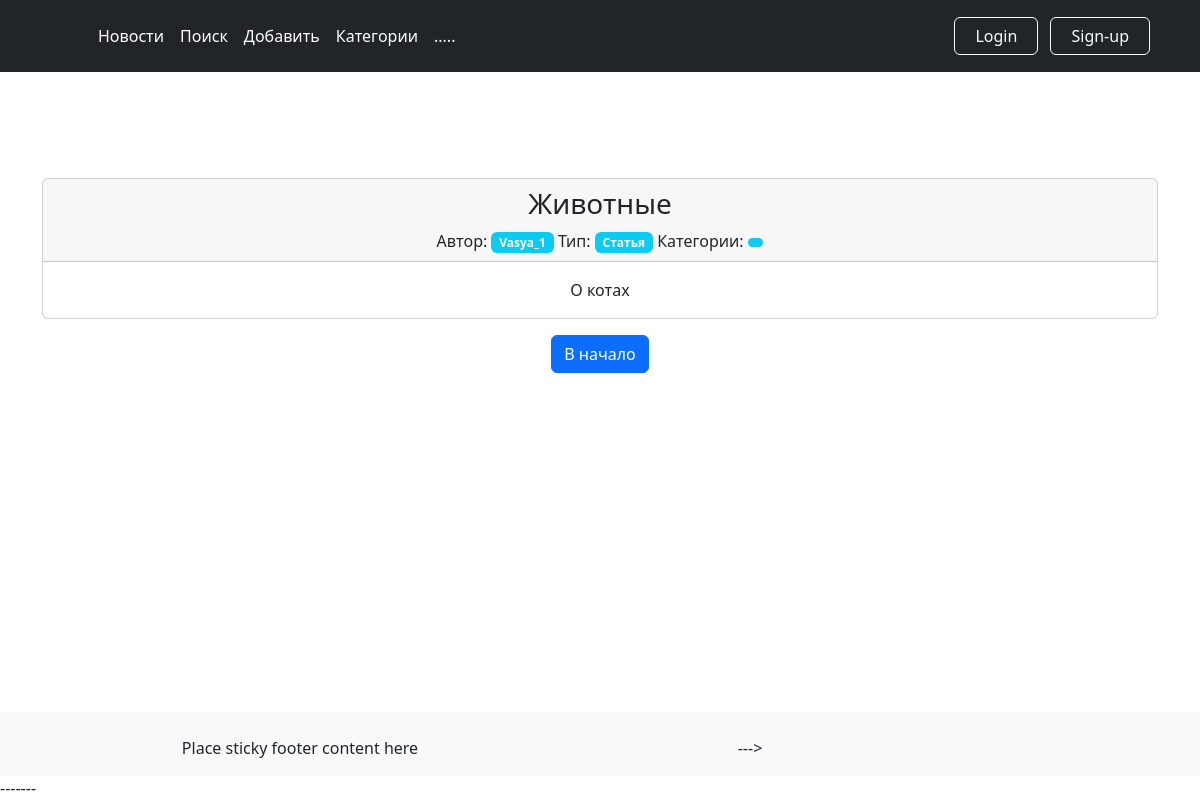
The app's page /47 with its own data.
### news/models.py (models this page shows, shortened)
class Post(models.Model):
    author = models.ForeignKey(Author, on_delete=models.CASCADE, verbose_name='Автор')
    NEWS = 'NW'
    ARTICLE = 'AR'
    TYPES = [
        (NEWS, 'Новость'),
        (ARTICLE, 'Статья'),
    ]
    categoryType = models.CharField(max_length=2, choices=TYPES, default=ARTICLE, verbose_name='Тип статьи')
    dateCreation = models.DateTimeField(auto_now_add=True, verbose_name='Дата публикации')
    postCategory = models.ManyToManyField(Category, through='PostCategory', verbose_name='Категории статьи')
    title = models.CharField(max_length=128, verbose_name='Заголовок')
    text = models.TextField(verbose_name='Текст статьи')
    rating = models.SmallIntegerField(default=0, verbose_name='Рейтинг')

class Author(models.Model):
    authorUser = models.OneToOneField(User, on_delete=models.CASCADE)
    ratingAuthor = models.SmallIntegerField(default=0)
    def __str__(self):
        return self.authorUser.username

### news/views.py (the view)
# urls.py: path('<int:pk>', PostDetailView.as_view(), name='post_detail'),
class PostDetailView(DetailView):
    template_name = 'news/post_detail.html'
    queryset = Post.objects.all()
    def get_object(self, *args, **kwargs):  # переопределяем метод получения объекта, как ни странно
        obj = cache.get(f'product-{self.kwargs["pk"]}', None)  # кэш очень похож на словарь, и
        if not obj:
            obj = super().get_object(queryset=self.queryset)
            cache.set(f'product-{self.kwargs["pk"]}', obj)
        return obj

### news/templatetags/custom_filters.py (called while the page is built)
@register.filter(name='Censor2')
def hide_forbidden(text):
    words = text.split()
    result = []
    for word in words:
        if word in banned_word_list:
            result.append(word[0] + "*"*(len(word)-2) + word[-1])
        else:
            result.append(word)
    return " ".join(result)

### news/templates/news/post_detail.html (shortened to what this page needs)
{% extends 'layout/default.html' %}
{% load custom_filters %}
{% block content %}
    <div class="card">
        <div class="card-header">
            <h3>{{ post.title|Censor2 }}</h3>
            <div>
                Автор: <span class="badge bg-info">{{ post.author }}</span>
                Тип: <span class="badge bg-info">{{ post.get_categoryType_display }}</span>
                Категории:
                <span class="badge bg-info">
                </span>
            </div>
        </div>
        <div class="card-body">{{ post.text|Censor2 }}</div>
    </div>
    <a href="{% url 'news:posts' %}" class="btn btn-primary my-3">В начало</a>
{% endblock content %}

### static/css/styles.css (style rules this page uses)
* { margin: 0; padding: 0; }
html, body { height: 100%; }

### records on screen
Post: title|Censor2 "Животные", author "Vasya_1", categoryType "Статья", text|Censor2 "О котах"
